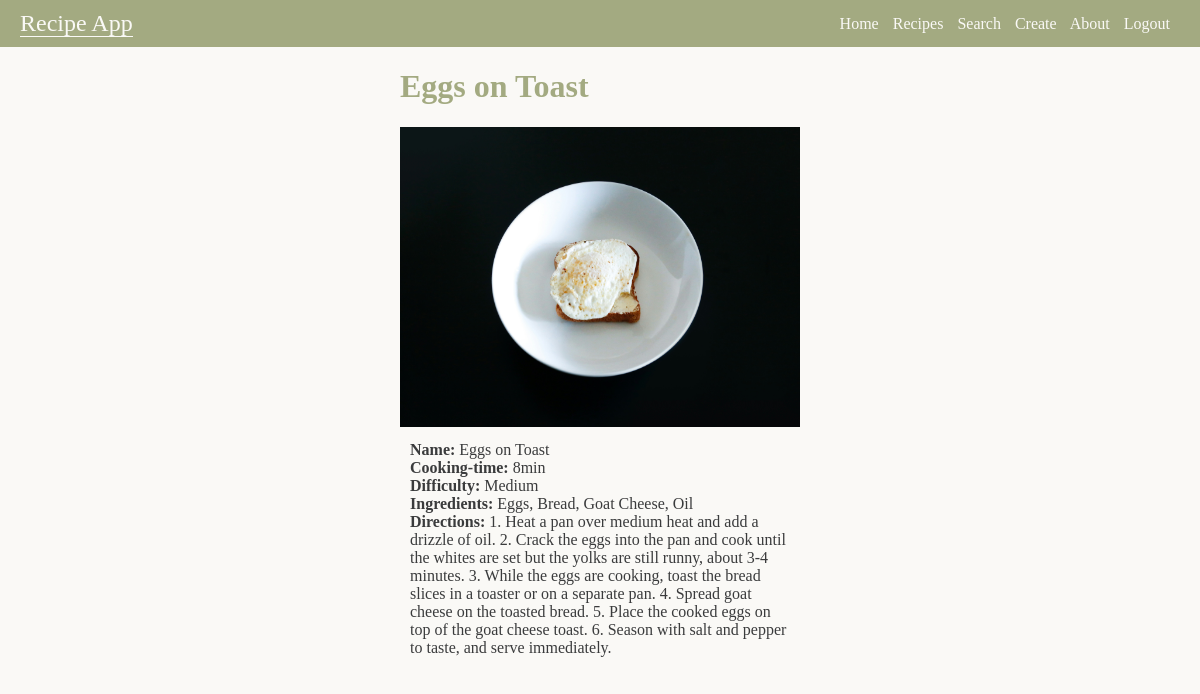
The page /list/4 (signed in) on the database its author committed.
### recipes/models.py (models this page shows, shortened)
class Recipe(models.Model):
  name= models.CharField(max_length=50)
  cooking_time= models.IntegerField()
  ingredients= models.TextField(max_length=250, default='Please separate with commas')
  difficulty= models.CharField(max_length=12, default= None)
  directions = models.TextField(max_length=500, default= 'No directions added yet for this recipe')
  pic = models.ImageField(upload_to='recipes/images', default='no_picture.jpg')

### recipes/views.py (the view)
# urls.py: path('list/<pk>', RecipeDetailView.as_view(), name='detail'),
class RecipeDetailView(LoginRequiredMixin, DetailView):
  model = Recipe
  template_name = 'recipes/details.html'

### recipes/templates/recipes/details.html (shortened to what this page needs)
<!DOCTYPE html>
<html>
  <head>
    <link rel="stylesheet" href="../../static/recipes/index.css" />
  </head>
  <body>
    <nav class="navbar">
      <div class="navbar__brand">
        <a href="{% url 'recipes:home'%}"><span>Recipe App</span></a>
      </div>
      <div class="navbar__links">
        <a href="{% url 'recipes:home'%}"><span>Home</span></a>
        <a href="{% url 'recipes:list'%}"><span>Recipes</span></a>
        <a href="{% url 'recipes:search'%}"><span>Search</span></a>
        <a href="{% url 'recipes:create'%}"><span>Create</span></a>
        <a href="{% url 'recipes:about'%}"><span>About</span></a>
        <a href="{% url 'logout'%}"><span>Logout</span></a>
      </div>
    </nav>
    <div class="details__layout">
      <div class="details--container">
        <h1>{{object.name}}</h1>
        <img src="{{object.pic.url}}" width="400" height="300" />
        <br />
        <div class="details--data">
          <b>Name: </b> {{object.name}} <br />
          <b>Cooking-time: </b> {{object.cooking_time}}min <br />
          <b>Difficulty: </b> {{object.difficulty}} <br />
          <b>Ingredients: </b> {{object.ingredients}} <br />
          <b>Directions: </b> {{object.directions}} <br />
        </div>
      </div>
    </div>
  </body>
</html>

### recipes/static/recipes/index.css (style rules this page uses)
:root { --bg-color: #faf9f6; --text-color: #3a3b3c; --light-green: #c5c191; --mid-green: #a3aa81; --dark-green: #595f40; }
* { background-color: var(--bg-color); color: var(--text-color); box-sizing: border-box; }
html, body { margin: 0; padding: 0; }
h1, h2 { color: var(--mid-green); }
a { text-decoration: none; }
.navbar { display: flex; justify-content: space-between; align-items: center; background-color: var(--mid-green); padding: 10px 20px; position: relative; top: 0; left: 50%; right: 50%; margin-left: -50vw; margin-right: -50vw; width: 100vw; }
.navbar__brand { font-size: 24px; display: inline-block; }
.navbar__brand a span { color: var(--bg-color); background-color: var(--mid-green); }
.navbar__links { display: inline-block; background-color: var(--mid-green); }
.navbar__links a { margin-right: 10px; }
.navbar__links a span { color: var(--bg-color); background-color: var(--mid-green); }
.details__layout { display: flex; justify-content: center; }
.details--container div { width: 400px; }
.details--data { width: 400px; word-wrap: break-word; overflow-wrap: break-word; padding: 10px; margin: 0 auto; }

### rows shown on the page
Recipe: name "Eggs on Toast", pic (picture), cooking_time "8", difficulty "Medium", ingredients "Eggs, Bread, Goat Cheese, Oil", directions "1. Heat a pan over medium heat and add a drizzle of oil. 2. Crack the eggs into the pan and cook until the whites are set but the yolks are still runny, about 3-4 minutes. 3. While the eggs are cooking, toast the bread slices in a toaster or on a separate pan. 4. Spread goat cheese on the toasted bread. 5. Place the cooked eggs on top of the goat cheese toast. 6. Season with salt and pepper to taste, and serve immediately."
